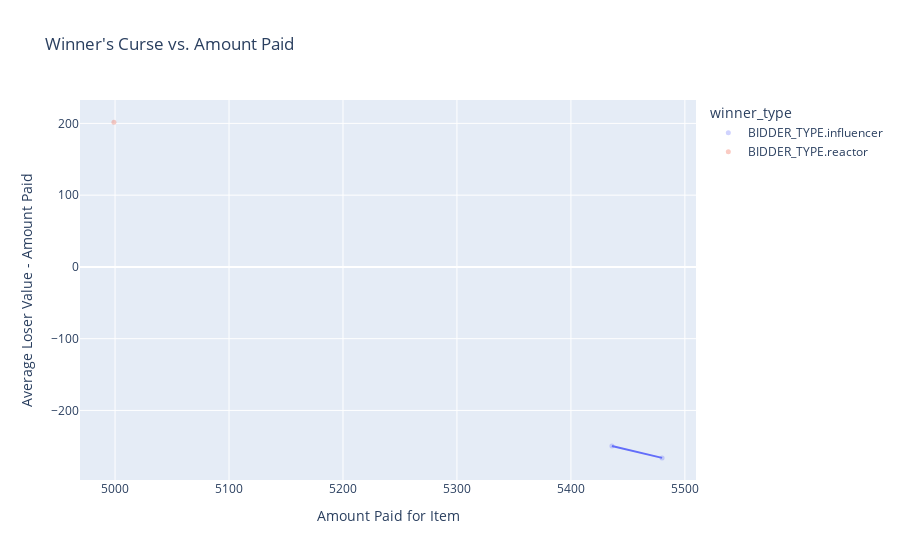

Write notebook code for a chart like this one.
### Code cell
auction_results = []

for i in range(0, len(winning_bids)):
    winning_bidder = winning_bids[i].bidder
    all_but_winner = filter(lambda bidder: bidder.name !=
                            winning_bidder.name, all_original_bidders[i])
    average_loser_value = average_value(
        list(map(lambda losing_bidder: losing_bidder.curr_value, all_but_winner)))
    winner_curse = average_loser_value - winning_bids[i].amount

    auction_result = {
        'winner_curse': winner_curse,
        'winner_amount': winning_bids[i].amount,
        'winner_utility': winning_bids[i].bidder.curr_value - winning_bids[i].amount,
        'winner_type': winning_bids[i].bidder.bidder_type
    }
    auction_results.append(auction_result)

df = pd.DataFrame(auction_results, columns=[
                  'winner_curse', 'winner_amount', 'winner_utility', 'winner_type'])

fig = px.scatter(df, x="winner_amount", y="winner_curse", color="winner_type", trendline='ols',
                 opacity=0.3, title='Winner\'s Curse vs. Amount Paid')
fig.update_traces(marker_size=5)
fig.update_xaxes(title='Amount Paid for Item')
fig.update_yaxes(title='Average Loser Value - Amount Paid')
fig.show()

### Figure 1 — Plotly figure (JSON) as saved in the notebook; plotly's stock layout.template omitted (floating-point values rounded to 4 significant figures)
{"data": [{"hovertemplate": "winner_type=BIDDER_TYPE.influencer<br>winner_amount=%{x}<br>winner_curse=%{y}<extra></extra>", "legendgroup": "BIDDER_TYPE.influencer", "marker": {"color": "#636efa", "opacity": 0.3, "size": 5, "symbol": "circle"}, "mode": "markers", "name": "BIDDER_TYPE.influencer", "orientation": "v", "showlegend": true, "type": "scatter", "x": [5436, 5480], "xaxis": "x", "y": [-249.7, -266.1], "yaxis": "y"}, {"hovertemplate": "<b>OLS trendline</b><br>winner_curse = -0.373737 * winner_amount + 1781.97<br>R<sup>2</sup>=1.000000<br><br>winner_type=BIDDER_TYPE.influencer<br>winner_amount=%{x}<br>winner_curse=%{y} <b>(trend)</b><extra></extra>", "legendgroup": "BIDDER_TYPE.influencer", "marker": {"color": "#636efa", "size": 5, "symbol": "circle"}, "mode": "lines", "name": "BIDDER_TYPE.influencer", "showlegend": false, "type": "scatter", "x": [5436, 5480], "xaxis": "x", "y": [-249.7, -266.1], "yaxis": "y"}, {"hovertemplate": "winner_type=BIDDER_TYPE.reactor<br>winner_amount=%{x}<br>winner_curse=%{y}<extra></extra>", "legendgroup": "BIDDER_TYPE.reactor", "marker": {"color": "#EF553B", "opacity": 0.3, "size": 5, "symbol": "circle"}, "mode": "markers", "name": "BIDDER_TYPE.reactor", "orientation": "v", "showlegend": true, "type": "scatter", "x": [4999], "xaxis": "x", "y": [201.8], "yaxis": "y"}, {"hovertemplate": "winner_type=BIDDER_TYPE.reactor<extra></extra>", "legendgroup": "BIDDER_TYPE.reactor", "marker": {"color": "#EF553B", "size": 5, "symbol": "circle"}, "mode": "lines", "name": "BIDDER_TYPE.reactor", "showlegend": false, "type": "scatter", "xaxis": "x", "yaxis": "y"}], "layout": {"legend": {"title": {"text": "winner_type"}, "tracegroupgap": 0}, "title": {"text": "Winner's Curse vs. Amount Paid"}, "xaxis": {"anchor": "y", "domain": [0, 1], "title": {"text": "Amount Paid for Item"}}, "yaxis": {"anchor": "x", "domain": [0, 1], "title": {"text": "Average Loser Value - Amount Paid"}}}}
